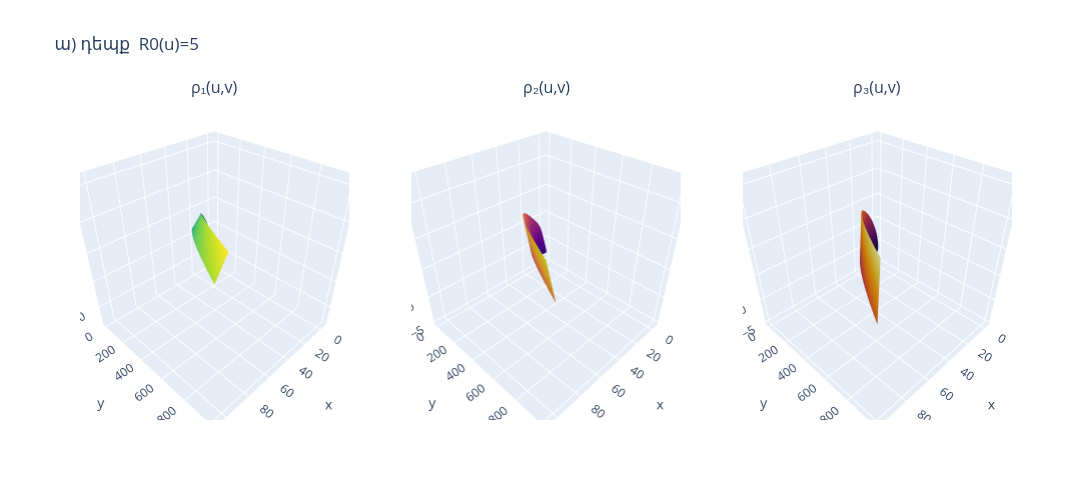

The notebook cell this image was saved under:
### Code cell
plot_three_surfaces(rho_funcs_a, U, V, "ա) դեպք  R0(u)=5")

### Figure 1 — Plotly figure (JSON) as saved in the notebook; plotly's stock layout.template omitted (floating-point values rounded to 4 significant figures; data arrays with more than 128 entries replaced by an {"elided": "..."} marker saying what was removed)
{"data": [{"colorscale": [[0, "#440154"], [0.1111, "#482878"], [0.2222, "#3e4989"], [0.3333, "#31688e"], [0.4444, "#26828e"], [0.5556, "#1f9e89"], [0.6667, "#35b779"], [0.7778, "#6ece58"], [0.8889, "#b5de2b"], [1, "#fde725"]], "scene": "scene", "showscale": false, "type": "surface", "x": {"elided": "140x140 float values"}, "y": {"elided": "140x140 float values"}, "z": {"elided": "140x140 float values"}}, {"colorscale": [[0, "#0d0887"], [0.1111, "#46039f"], [0.2222, "#7201a8"], [0.3333, "#9c179e"], [0.4444, "#bd3786"], [0.5556, "#d8576b"], [0.6667, "#ed7953"], [0.7778, "#fb9f3a"], [0.8889, "#fdca26"], [1, "#f0f921"]], "scene": "scene2", "showscale": false, "type": "surface", "x": {"elided": "140x140 float values"}, "y": {"elided": "140x140 float values"}, "z": {"elided": "140x140 float values"}}, {"colorscale": [[0, "#000004"], [0.1111, "#1b0c41"], [0.2222, "#4a0c6b"], [0.3333, "#781c6d"], [0.4444, "#a52c60"], [0.5556, "#cf4446"], [0.6667, "#ed6925"], [0.7778, "#fb9b06"], [0.8889, "#f7d13d"], [1, "#fcffa4"]], "scene": "scene3", "showscale": false, "type": "surface", "x": {"elided": "140x140 float values"}, "y": {"elided": "140x140 float values"}, "z": {"elided": "140x140 float values"}}], "layout": {"annotations": [{"font": {"size": 16}, "showarrow": false, "text": "ρ₁(u,v)", "x": 0.1444, "xanchor": "center", "xref": "paper", "y": 1, "yanchor": "bottom", "yref": "paper"}, {"font": {"size": 16}, "showarrow": false, "text": "ρ₂(u,v)", "x": 0.5, "xanchor": "center", "xref": "paper", "y": 1, "yanchor": "bottom", "yref": "paper"}, {"font": {"size": 16}, "showarrow": false, "text": "ρ₃(u,v)", "x": 0.8556, "xanchor": "center", "xref": "paper", "y": 1, "yanchor": "bottom", "yref": "paper"}], "height": 500, "scene": {"domain": {"x": [0, 0.2889], "y": [0, 1]}}, "scene2": {"domain": {"x": [0.3556, 0.6444], "y": [0, 1]}}, "scene3": {"domain": {"x": [0.7111, 1], "y": [0, 1]}}, "title": {"text": "ա) դեպք  R0(u)=5"}, "width": 1200}}
